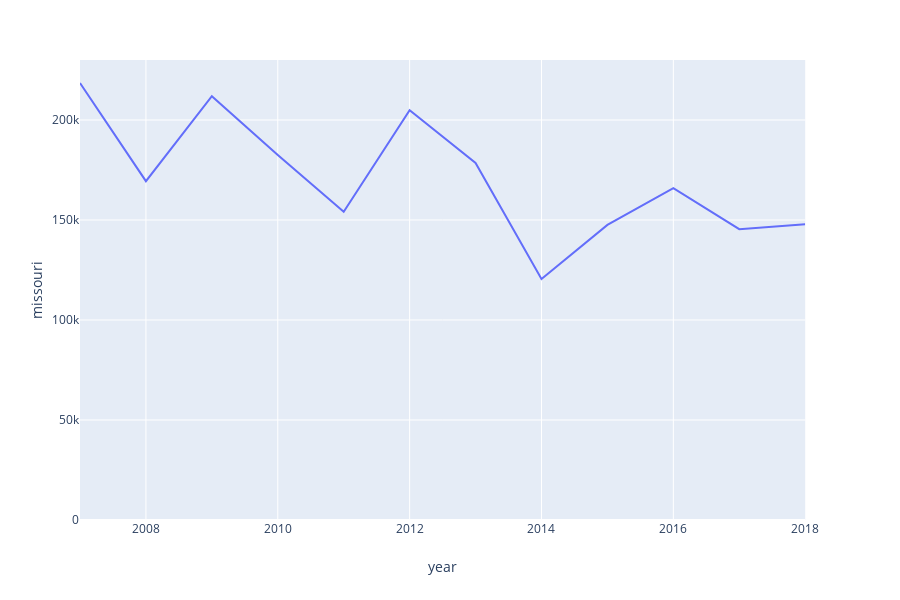

The notebook cell this image was saved under:
### Code cell
fig_orig_mo.update_yaxes(rangemode="tozero")

### Figure 1 — Plotly figure (JSON) as saved in the notebook; plotly's stock layout.template omitted (floating-point values rounded to 4 significant figures)
{"data": [{"hoverlabel": {"namelength": 0}, "hovertemplate": "year=%{x}<br>missouri=%{y}", "legendgroup": "", "line": {"color": "#636efa", "dash": "solid"}, "mode": "lines", "name": "", "showlegend": false, "type": "scatter", "x": ["2007", "2008", "2009", "2010", "2011", "2012", "2013", "2014", "2015", "2016", "2017", "2018", "state"], "xaxis": "x", "y": [218490, 169405, 211924, 182546, 154134, 204935, 178486, 120463, 147519, 165943, 145419, 147927, "missouri"], "yaxis": "y"}], "layout": {"height": 600, "legend": {"tracegroupgap": 0}, "margin": {"t": 60}, "xaxis": {"anchor": "y", "domain": [0, 0.98], "title": {"text": "year"}}, "yaxis": {"anchor": "x", "domain": [0, 1], "rangemode": "tozero", "title": {"text": "missouri"}}}}
